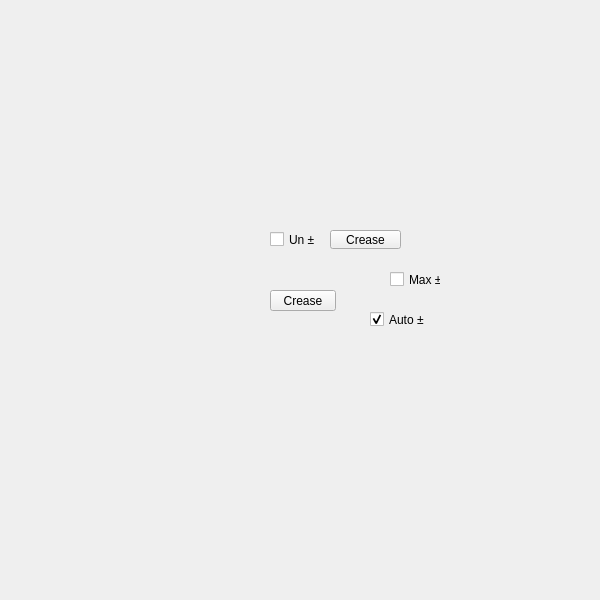
<?xml version="1.0" encoding="UTF-8"?>
<ui version="4.0">
 <class>translucent_window</class>
 <widget class="QMainWindow" name="translucent_window">
  <property name="enabled">
   <bool>true</bool>
  </property>
  <property name="geometry">
   <rect>
    <x>0</x>
    <y>0</y>
    <width>600</width>
    <height>600</height>
   </rect>
  </property>
  <property name="sizePolicy">
   <sizepolicy hsizetype="Ignored" vsizetype="Ignored">
    <horstretch>0</horstretch>
    <verstretch>0</verstretch>
   </sizepolicy>
  </property>
  <property name="minimumSize">
   <size>
    <width>0</width>
    <height>0</height>
   </size>
  </property>
  <property name="maximumSize">
   <size>
    <width>600</width>
    <height>600</height>
   </size>
  </property>
  <property name="cursor">
   <cursorShape>ArrowCursor</cursorShape>
  </property>
  <property name="whatsThis">
   <string>main</string>
  </property>
  <property name="toolButtonStyle">
   <enum>Qt::ToolButtonIconOnly</enum>
  </property>
  <property name="tabShape">
   <enum>QTabWidget::Triangular</enum>
  </property>
  <property name="dockNestingEnabled">
   <bool>true</bool>
  </property>
  <property name="dockOptions">
   <set>QMainWindow::AllowNestedDocks|QMainWindow::AllowTabbedDocks|QMainWindow::AnimatedDocks|QMainWindow::ForceTabbedDocks</set>
  </property>
  <widget class="QWidget" name="widget">
   <property name="sizePolicy">
    <sizepolicy hsizetype="Ignored" vsizetype="Ignored">
     <horstretch>0</horstretch>
     <verstretch>0</verstretch>
    </sizepolicy>
   </property>
   <widget class="QPushButton" name="i026">
    <property name="geometry">
     <rect>
      <x>270</x>
      <y>290</y>
      <width>66</width>
      <height>21</height>
     </rect>
    </property>
    <property name="minimumSize">
     <size>
      <width>0</width>
      <height>21</height>
     </size>
    </property>
    <property name="maximumSize">
     <size>
      <width>16777215</width>
      <height>21</height>
     </size>
    </property>
    <property name="toolTip">
     <string/>
    </property>
    <property name="whatsThis">
     <string>crease</string>
    </property>
    <property name="text">
     <string>Crease</string>
    </property>
   </widget>
   <widget class="QCheckBox" name="chk011">
    <property name="enabled">
     <bool>true</bool>
    </property>
    <property name="geometry">
     <rect>
      <x>370</x>
      <y>310</y>
      <width>56</width>
      <height>19</height>
     </rect>
    </property>
    <property name="maximumSize">
     <size>
      <width>111</width>
      <height>19</height>
     </size>
    </property>
    <property name="toolTip">
     <string>Auto crease selected object(s) within set angle tolerance.</string>
    </property>
    <property name="text">
     <string>Auto ±</string>
    </property>
    <property name="iconSize">
     <size>
      <width>18</width>
      <height>18</height>
     </size>
    </property>
    <property name="checkable">
     <bool>true</bool>
    </property>
    <property name="checked">
     <bool>true</bool>
    </property>
   </widget>
   <widget class="QCheckBox" name="chk002">
    <property name="enabled">
     <bool>true</bool>
    </property>
    <property name="geometry">
     <rect>
      <x>270</x>
      <y>230</y>
      <width>56</width>
      <height>19</height>
     </rect>
    </property>
    <property name="maximumSize">
     <size>
      <width>111</width>
      <height>19</height>
     </size>
    </property>
    <property name="toolTip">
     <string>Un-crease selected components or If in object mode, uncrease all.</string>
    </property>
    <property name="text">
     <string>Un ±</string>
    </property>
    <property name="iconSize">
     <size>
      <width>18</width>
      <height>18</height>
     </size>
    </property>
    <property name="checkable">
     <bool>true</bool>
    </property>
   </widget>
   <widget class="PushButton" name="tb000">
    <property name="enabled">
     <bool>true</bool>
    </property>
    <property name="geometry">
     <rect>
      <x>330</x>
      <y>230</y>
      <width>71</width>
      <height>19</height>
     </rect>
    </property>
    <property name="maximumSize">
     <size>
      <width>111</width>
      <height>19</height>
     </size>
    </property>
    <property name="toolTip">
     <string>&lt;html&gt;&lt;head/&gt;&lt;body&gt;&lt;p&gt;Edit the crease value of any selected components&lt;/p&gt;&lt;/body&gt;&lt;/html&gt;</string>
    </property>
    <property name="text">
     <string>Crease</string>
    </property>
    <property name="iconSize">
     <size>
      <width>18</width>
      <height>18</height>
     </size>
    </property>
   </widget>
   <widget class="QCheckBox" name="chk003">
    <property name="enabled">
     <bool>true</bool>
    </property>
    <property name="geometry">
     <rect>
      <x>390</x>
      <y>270</y>
      <width>51</width>
      <height>19</height>
     </rect>
    </property>
    <property name="maximumSize">
     <size>
      <width>111</width>
      <height>19</height>
     </size>
    </property>
    <property name="toolTip">
     <string>Un-crease selected components or If in object mode, uncrease all.</string>
    </property>
    <property name="text">
     <string>Max ±</string>
    </property>
    <property name="iconSize">
     <size>
      <width>18</width>
      <height>18</height>
     </size>
    </property>
    <property name="checkable">
     <bool>true</bool>
    </property>
   </widget>
  </widget>
 </widget>
 <customwidgets>
  <customwidget>
   <class>PushButton</class>
   <extends>QPushButton</extends>
   <header>uitk.widgets.pushbutton.PushButton.h</header>
  </customwidget>
 </customwidgets>
 <resources/>
 <connections/>
 <designerdata>
  <property name="gridDeltaX">
   <number>5</number>
  </property>
  <property name="gridDeltaY">
   <number>10</number>
  </property>
  <property name="gridSnapX">
   <bool>true</bool>
  </property>
  <property name="gridSnapY">
   <bool>true</bool>
  </property>
  <property name="gridVisible">
   <bool>true</bool>
  </property>
 </designerdata>
</ui>
